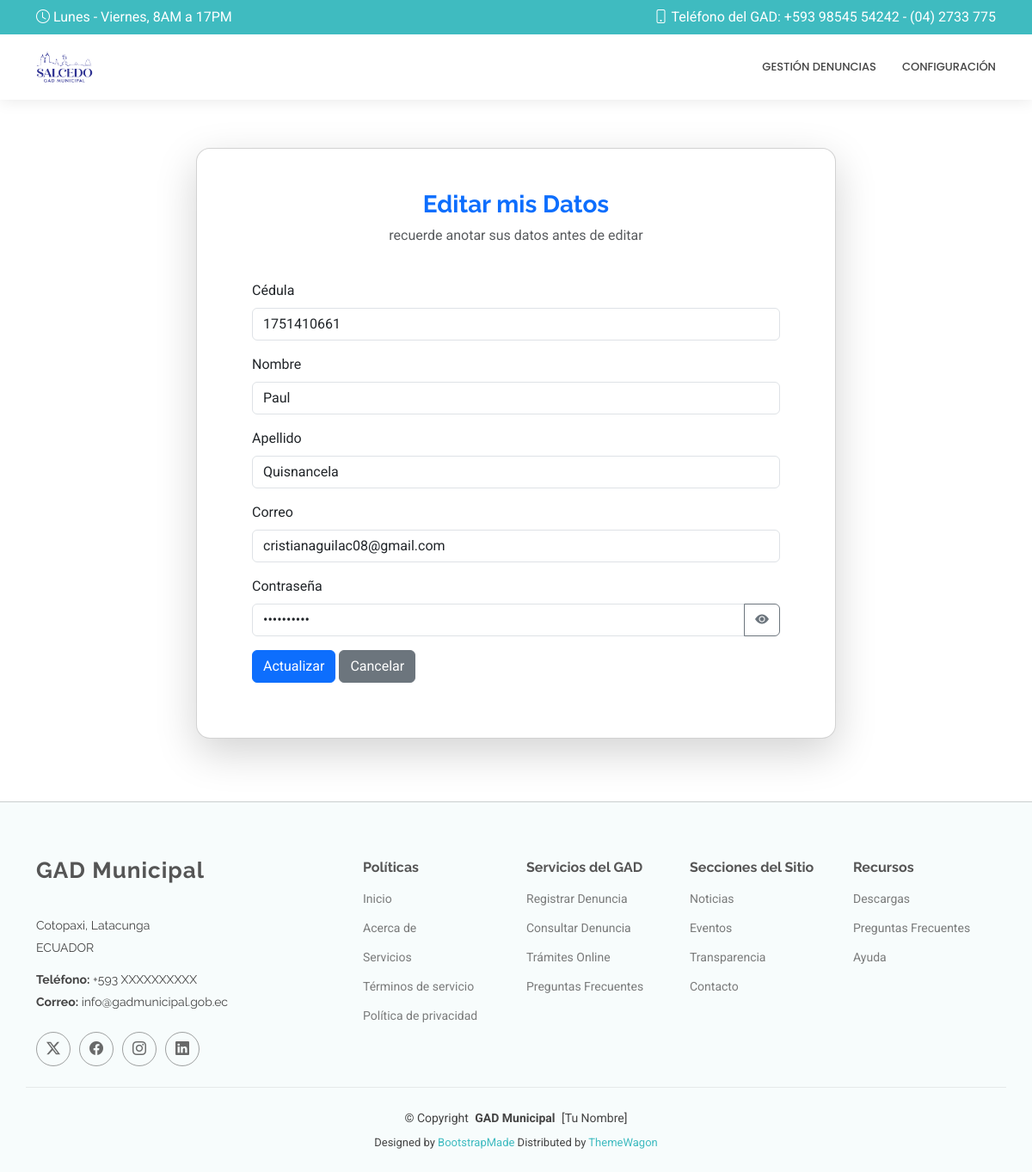
/editar_c/2, run on the app's committed database.
### Aplicaciones/Usuarios/models.py (models this page shows, shortened)
class Ciudadano(models.Model):
    id = models.AutoField(primary_key=True)
    cedula = models.CharField(max_length=10, unique=True)
    nombre = models.CharField(max_length=100)
    apellido = models.CharField(max_length=100)
    correo = models.EmailField(unique=True)
    contrasena = models.CharField(max_length=128)

### Aplicaciones/Usuarios/views.py (the view)
# urls.py: path('editar_c/<id>', views.editar_c, name='editar_c'),
def editar_c(request, id):
    try:
        ciudadano = Ciudadano.objects.get(id=id)
    except Ciudadano.DoesNotExist:
        messages.error(request, "Ciudadano no encontrado")
        return redirect('panel_funcionario')
    return render(request, "editar_c.html", {"ciudadano": ciudadano})

### Aplicaciones/Usuarios/templates/editar_c.html (shortened to what this page needs)
{% extends "plantilla2.html" %}
{% block contenido %}
<div class="container d-flex justify-content-center align-items-center min-vh-100">
    <div class="col-md-8">
        <div class="card shadow-lg rounded-4">
            <div class="card-body p-5">
                <div class="text-center mb-4">
                <h3 class="text-primary fw-bold">Editar mis Datos</h3>
                <p class="text-muted">recuerde anotar sus datos antes de editar</p>
            </div>
            <div class="card-body">
                <form method="post" action="/procesaredicionciudadano/{{ciudadano.id}}">
                    <div class="mb-3">
                        <label for="cedula" class="form-label">Cédula</label>
                        <input type="text" class="form-control" id="cedula" name="cedula" value="{{ ciudadano.cedula }}" required>
                    </div>
                    <div class="mb-3">
                        <label for="nombre" class="form-label">Nombre</label>
                        <input type="text" class="form-control" id="nombre" name="nombre" value="{{ ciudadano.nombre }}" required>
                    </div>
                    <div class="mb-3">
                        <label for="apellido" class="form-label">Apellido</label>
                        <input type="text" class="form-control" id="apellido" name="apellido" value="{{ ciudadano.apellido }}" required>
                    </div>
                    <div class="mb-3">
                        <label for="correo" class="form-label">Correo</label>
                        <input type="email" class="form-control" id="correo" name="correo" value="{{ ciudadano.correo }}" required>
                    </div>
                    <div class="mb-3">
                        <label for="contrasena" class="form-label">Contraseña</label>
                        <div class="input-group">
                            <input type="password" class="form-control" id="contrasena" name="contrasena" value="{{ ciudadano.contrasena }}" required>
                            <button type="button" class="btn btn-outline-secondary password-toggle" tabindex="-1">
                                <i class="bi bi-eye-fill"></i>
                            </button>
                        </div>
                    </div>
                    <button type="submit" class="btn btn-primary">Actualizar</button>
                    <a href="/mis_denuncias/" class="btn btn-secondary">Cancelar</a>
                </form>
            </div>
            </div>
        </div>
    </div>
</div>
{% endblock %}

### DenunciasG/static/plantilla/MediCio/assets/css/main.css (style rules this page uses)
:root { --default-font: "Roboto", system-ui, -apple-system, "Segoe UI", Roboto, "Helvetica Neue", Arial, "Noto Sans", "Liberation Sans", sans-serif, "Apple Color Emoji", "Segoe UI Emoji", "Segoe UI Symbol", "Noto Color Emoji"; --heading-font: "Raleway", sans-serif; --nav-font: "Poppins", sans-serif; }
:root { --background-color: #ffffff; --default-color: #444444; --heading-color: #555555; --accent-color: #3fbbc0; --surface-color: #ffffff; --contrast-color: #ffffff; }
:root { --nav-color: #444444; --nav-hover-color: #3fbbc0; --nav-mobile-background-color: #ffffff; --nav-dropdown-background-color: #ffffff; --nav-dropdown-color: #444444; --nav-dropdown-hover-color: #3fbbc0; }
:root { scroll-behavior: smooth; }
body { color: var(--default-color); background-color: var(--background-color); font-family: var(--default-font); }
a { color: var(--accent-color); text-decoration: none; transition: 0.3s; }
h1, h2, h3, h4, h5, h6 { color: var(--heading-color); font-family: var(--heading-font); }

### data on the page
Ciudadano: cedula "1751410661", nombre "Paul", apellido "Quisnancela", correo "cristianaguilac08@gmail.com"
